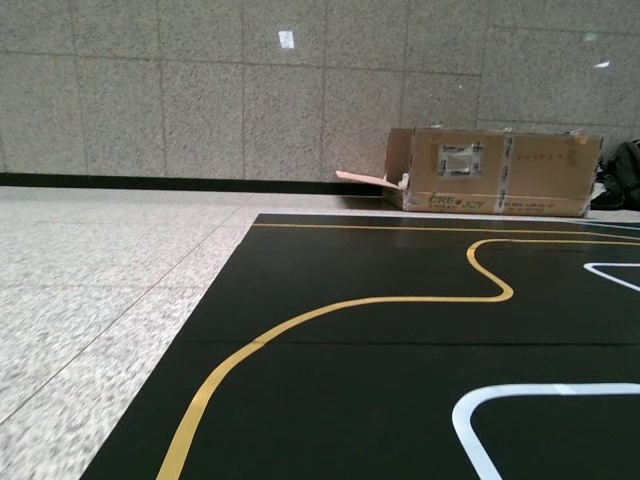
#> input picture notebook/line_avi_dataset/data/images/test/extracted_10f/04_0003.jpg, 640 x 480 px, given in place of 01_0015.jpg, which was not available
$ jupyter execute --allow-errors test_cv.ipynb   (text cells are left out)
#> lines starting #> are read from the running program, lines starting #| are printed output that depends on the picture; after the words box and inside, x2 and y2 are one past the last pixel; in counts of white or black regions, pixels touching at a corner belong together; pictures that were not available may be replaced by others from this repository, and a replacement may not be noted
[cell 1]
import cv2
import numpy as np
import os
from matplotlib import pyplot as plt

script_dir = os.getcwd()
# script_dir = os.path.dirname(os.path.abspath(__file__))
image_path = os.path.join(script_dir,'data/line_avi_dataset/data/images/train/extracted_20f','01_0015.jpg')

print(script_dir)
print(image_path)

def showimg(img1,img2, title1 = 'Original', title2 = 'Processed') : #plt로 이미지 출력을 도와주는
    img1_rgb = cv2.cvtColor(img1, cv2.COLOR_BGR2RGB) #cv는 RGR 채널을 사용하기에 plt로 보여주기 위해 RGB로 변화시킨다.
    img2_rgb = cv2.cvtColor(img2, cv2.COLOR_BGR2RGB)

    plt.figure(figsize=(12, 6))

    plt.subplot(1, 2, 1)
    plt.title(title1)
    plt.imshow(img1_rgb)
    plt.axis('off')

    plt.subplot(1, 2, 2)
    plt.title(title2)
    plt.imshow(img2_rgb)
    plt.axis('off')

    plt.show()

    return

[cell 2]
img = cv2.imread(image_path)
#> img is the input picture: shape (480, 640, 3); mean B, G, R 94.4, 101.8, 99.9
ori_img = img

if img is None:
    print(f'이미지를 열 수 없음: {image_path}')
else:
    print(f'이미지 열기 성공: {image_path}')


img = cv2.resize(img, (640, 480))  # 크기 조정
img = cv2.GaussianBlur(img, (5, 5), 0)  # 노이즈 제거

showimg(ori_img, img)
#> in showimg, `plt.show()`:
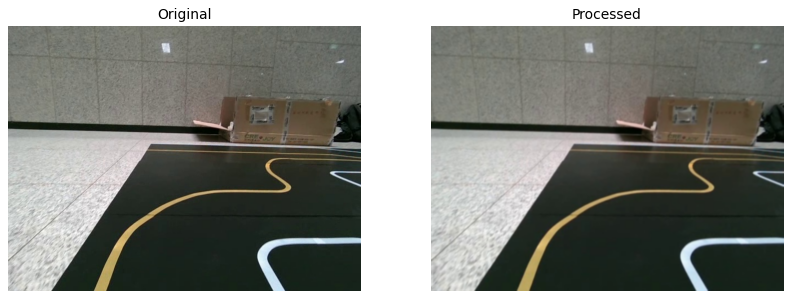
#> figure drawn by matplotlib, 2 panels

[cell 3]
#색공간 변경 HLS로 white 검출, HSV로 노란색 차선 검출
hls = cv2.cvtColor(img, cv2.COLOR_BGR2HLS)
#> hls: shape (480, 640, 3); mean of channels 0, 1, 2 48.4, 98.7, 26.6
hsv = cv2.cvtColor(img, cv2.COLOR_BGR2HSV)
#> hsv: shape (480, 640, 3); mean H, S, V 48.5, 40.6, 104.1

# 흰색 차선 (HLS) - 높은 L = 흰색
lower_white = np.array([0, 150, 0])
upper_white = np.array([180, 255, 255])
mask_white = cv2.inRange(hls, lower_white, upper_white)
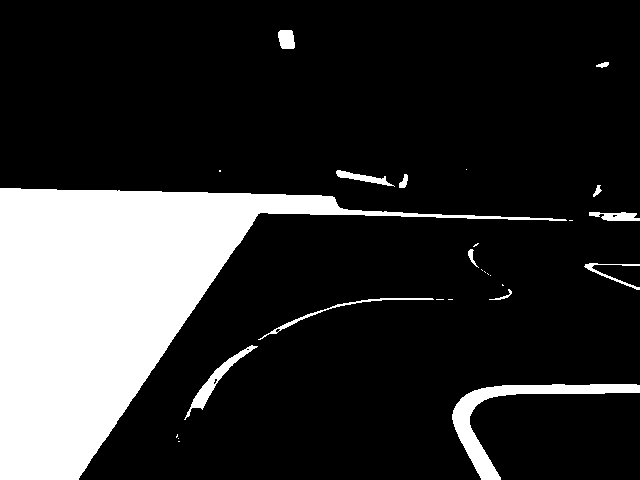
#> mask_white: shape (480, 640); 19.2% white; 27 white regions (14 under 20 px), largest, box (x1, y1, x2, y2) and area: (0, 188, 567, 480) 53104, (452, 384, 640, 480) 3198, (184, 345, 258, 420) 780

# 노란색 차선 (HSV) - 10~40의 H 노란색
lower_yellow = np.array([10, 50, 50])
upper_yellow = np.array([40, 255, 255])
mask_yellow = cv2.inRange(hsv, lower_yellow, upper_yellow)
#> mask_yellow: shape (480, 640); 8.7% white; 31 white regions (25 under 20 px), largest, box (x1, y1, x2, y2) and area: (379, 128, 603, 218) 14577, (155, 219, 640, 480) 11840, (376, 156, 387, 175) 87, (345, 196, 366, 208) 87, (340, 179, 357, 183) 47, (369, 208, 391, 210) 27

showimg(mask_white,mask_yellow, 'w', 'y')
#> call 2 of showimg, with title1 = 'w', title2 = 'y'
#> in showimg (call 2), `plt.show()`:
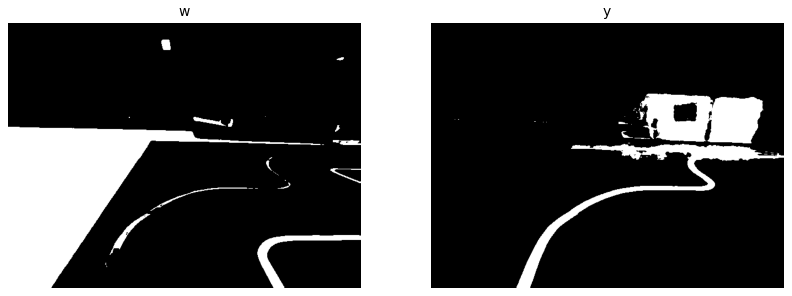
#> figure drawn by matplotlib, 2 panels

[cell 4]
mask_lane = cv2.bitwise_or(mask_white,mask_yellow)
#> mask_lane: shape (480, 640); 27.5% white; 41 white regions (28 under 20 px), largest, box (x1, y1, x2, y2) and area: (0, 188, 567, 480) 53104, (336, 128, 603, 218) 14990, (155, 219, 640, 480) 11840
showimg(img,mask_lane)

[cell 5]
temp = mask_lane
temp = cv2.GaussianBlur(temp, (3, 3), 0)  # 노이즈 제거
temp = cv2.Canny(temp, 50, 150)
#> temp: shape (480, 640); 1.9% white in thin lines or dots
mask_lane = cv2.Canny(mask_lane, 50, 150)
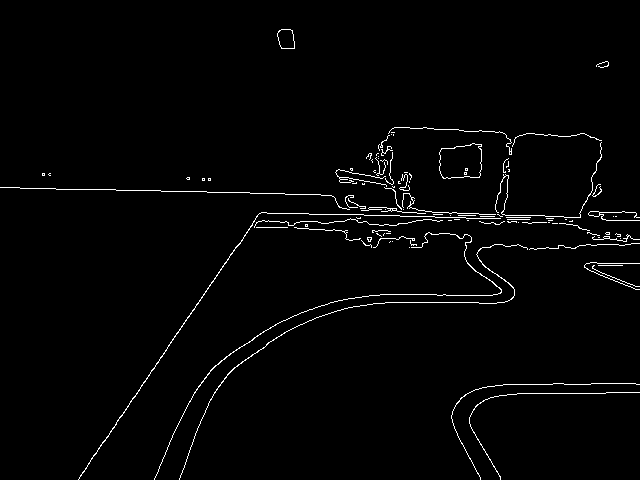
#> mask_lane: shape (480, 640); 1.8% white in thin lines or dots
showimg(mask_lane,temp)
#> in showimg (call 4), `img1_rgb = cv2.cvtColor(img1, cv2.COLOR_BGR2RGB)`: img1_rgb: shape (480, 640, 3); 1.8% white in thin lines or dots
#> in showimg (call 4), `img2_rgb = cv2.cvtColor(img2, cv2.COLOR_BGR2RGB)`: img2_rgb: shape (480, 640, 3); 1.9% white in thin lines or dots

[cell 6]
print(mask_lane.shape) # heigh,width 튜플을 반환
#| (480, 640)
h , w = mask_lane.shape
#> h = 480; w = 640

w_ratio_1 = 0.95  #roi mask가 전체 가로에서 얼마나 차지할지 비율 지정, 사다리꼴의 밑변 비율
w_ratio_2 = 0.6  #roi mask가 전체 가로에서 얼마나 차지할지 비율 지정, 사다리꼴의 윗변 비율
h_ratio = 0.6  #roi mask가 전체 세로에서 얼마나 차지할지 비율 지정

# opecn마스크는 좌상단이 원점임 x는 우측으로 증가, y는 아래로 증가

bottom_left_x = int(w * ((1 - w_ratio_1)/2))
#> bottom_left_x = 16
bottom_right_x = int( w * ((1 + w_ratio_1)/2))
#> bottom_right_x = 624

top_left_x = int(w * ((1 - w_ratio_2)/2))
#> top_left_x = 128
top_right_x = int(w * ((1 + w_ratio_2)/2))
#> top_right_x = 512

bottom_y = h
#> bottom_y = 480
top_y = h * h_ratio
#> top_y = 288


roi_point = np.array([
    [bottom_left_x, bottom_y], # 좌하단
    [ top_left_x, top_y ], # 좌상단
    [top_right_x, top_y], #우상단
    [bottom_right_x , bottom_y] # 우하단

], dtype = np.int32)


# 전부 0인 마스크 생성
roi_mask = np.zeros((h,w), dtype = np.uint8)
# 255로 채우기
cv2.fillPoly(roi_mask, [roi_point], 255)
#> roi_mask: shape (480, 640); 31.1% white; 1 white region, box (x1, y1, x2, y2) and area: (16, 288, 625, 480) 95424

showimg(mask_lane,roi_mask)

[cell 7]
roi_img = cv2.bitwise_and(mask_lane, roi_mask)
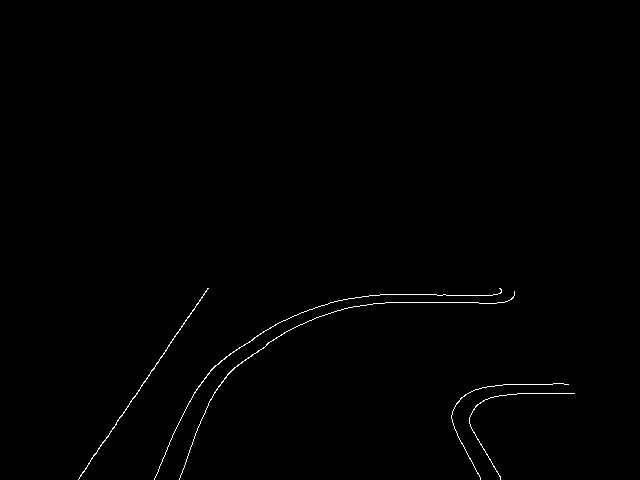
#> roi_img: shape (480, 640); 0.5% white in thin lines or dots, all inside (x1, y1, x2, y2) = (78, 288, 575, 480)
showimg(img,roi_img)

[cell 8]
class ROISelector:
    def __init__(self, window_name, image):
        self.window_name = window_name
        self.image = image.copy()
        self.clone = image.copy()
        self.points = []
        self.done = False

        cv2.namedWindow(self.window_name)
        cv2.setMouseCallback(self.window_name, self.mouse_event)

    # [11 lines left out: function mouse_event, not called in this run]

    def get_points(self):
        # ROI 선택 완료 시 좌표 반환
        while not self.done:
            cv2.imshow(self.window_name, self.image)
            key = cv2.waitKey(1) & 0xFF
#> (key q is pressed here)
            # ESC 키 눌러서 종료 가능
            if key == 27:
                break

        cv2.destroyWindow(self.window_name)
        return self.points

# 사용 예시

selector = ROISelector("Select ROI - Click 4 points", img)

roi_points = selector.get_points() #좌하단 좌상단 우상단 우하단을 순서대로 클릭
#> roi_points = []

if len(roi_points) == 4:
    print("Selected points:", roi_points)
else:
    print("ROI selection cancelled or incomplete")

[cell 9]
roi_ary = np.array(roi_points, dtype = np.int32)
#> roi_ary = empty array
print(roi_ary)

h , w = mask_lane.shape
# 전부 0인 마스크 생성
roi_mask = np.zeros((h,w), dtype = np.uint8)
# 255로 채우기
#> (the rest of this cell did not finish here and is left out)

[cell 10]
class ROISelector:
    def __init__(self, window_name, image):
        self.window_name = window_name
        self.image = image.copy()
        self.clone = image.copy()
        self.points = []
        self.done = False

        cv2.namedWindow(self.window_name)
        cv2.setMouseCallback(self.window_name, self.mouse_event)

    # [11 lines left out: function mouse_event, not called in this run]

    def get_points(self):
        # ROI 선택 완료 시 좌표 반환
        while not self.done:
            cv2.imshow(self.window_name, self.image)
            key = cv2.waitKey(1) & 0xFF
#> (key q is pressed here)
            # ESC 키 눌러서 종료 가능
            if key == 27:
                break

        cv2.destroyWindow(self.window_name)
        return self.points

# 사용 예시

selector = ROISelector("Select ROI - Click 4 points", img)

roi_points = selector.get_points() #좌하단 좌상단 우상단 우하단을 순서대로 클릭

if len(roi_points) == 4:
    print("Selected points:", roi_points)
else:
    print("ROI selection cancelled or incomplete")


roi_ary = np.array(roi_points, dtype = np.int32)
print(roi_ary)

#> (a cell that did not finish here is left out)

#> (a cell that did not finish here is left out)

[cell 13]
# bird's eye view를 적용할 roi를 받아옴 (좌상단 우상한 우하단 좌하단)
src = roi_ary.astype(np.float32)
#> src = empty array


# 변환할 직사각형 영역 정의
width, height = 500, 430
dst = np.float32([[0, 0], [width, 0], [width, height], [0, height]]) #시계방향 포인트 지정

# 투시 변환 행렬 계산
#> (the rest of this cell did not finish here and is left out)

#> (a cell that did not finish here is left out)

#> (a cell that did not finish here is left out)

#> (a cell that did not finish here is left out)

[cell 17]
import cv2
import numpy as np
import os
from matplotlib import pyplot as plt
from typing import List, Optional, Union, Dict, Tuple, Callable


def process_img_1( #색공간을 활용한
    img: np.ndarray,
    Gaussain_kernel_size : int = 7,
    white_thresh: Tuple[np.ndarray, np.ndarray] = (np.array([0, 200, 0]), np.array([180, 255, 255])),
    yellow_thresh: Tuple[np.ndarray, np.ndarray] = (np.array([10, 50, 50]), np.array([40, 255, 255]))
) -> np.ndarray:
    """
    매개변수 img는 shape (H, W, 3), dtype uint8의 컬러 이미지입니다.
    """
#> called with Gaussain_kernel_size = 7, white_thresh = ([0, 200, 0], [180, 255, 255]), yellow_thresh = ([10, 50, 50], [40, 255, 255])

    if img is None:
        raise ValueError("이미지가 입력되지 않음")
    if Gaussain_kernel_size % 2 == 0 :
        raise ValueError("가우시안 커널은 홀수여야만 합니다.")


    img = cv2.resize(img, (640, 480))  # 크기 조정
    img = cv2.GaussianBlur(img, (Gaussain_kernel_size, Gaussain_kernel_size), 0)  # 노이즈 제거
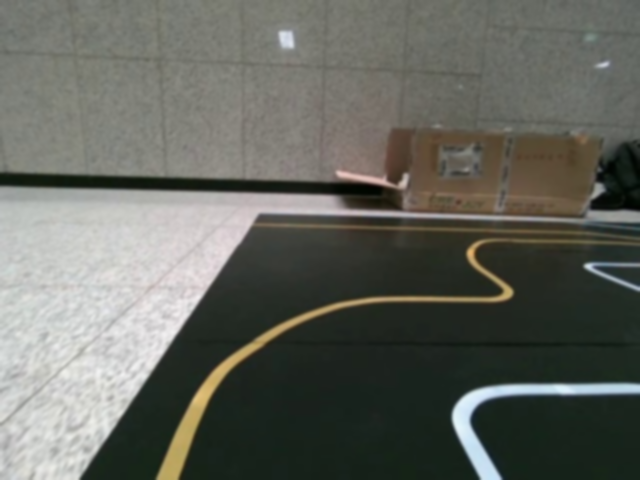
#> img: shape (480, 640, 3); mean B, G, R 94.4, 101.8, 99.9

    #색공간 변경 HLS로 white 검출, HSV로 노란색 차선 검출
    hls = cv2.cvtColor(img, cv2.COLOR_BGR2HLS)
#> hls: shape (480, 640, 3); mean of channels 0, 1, 2 48.3, 98.7, 26.2
    hsv = cv2.cvtColor(img, cv2.COLOR_BGR2HSV)
#> hsv: shape (480, 640, 3); mean H, S, V 48.3, 40.3, 104.1

    # 흰색 차선 (HLS) - 높은 L = 흰색
    mask_white = cv2.inRange(hls, white_thresh[0], white_thresh[1])
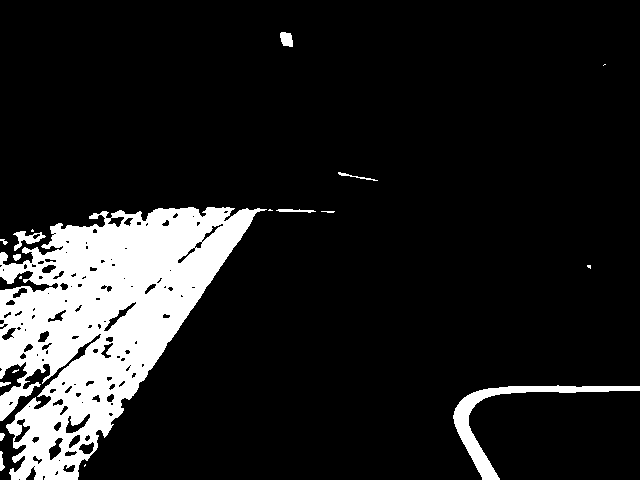
#> mask_white: shape (480, 640); 12.8% white; 19 white regions (7 under 20 px), largest, box (x1, y1, x2, y2) and area: (0, 207, 267, 480) 36016, (453, 385, 640, 480) 2425, (13, 231, 46, 251) 253

    # 노란색 차선 (HSV) - 10~40의 H 노란색
    mask_yellow = cv2.inRange(hsv, yellow_thresh[0], yellow_thresh[1])
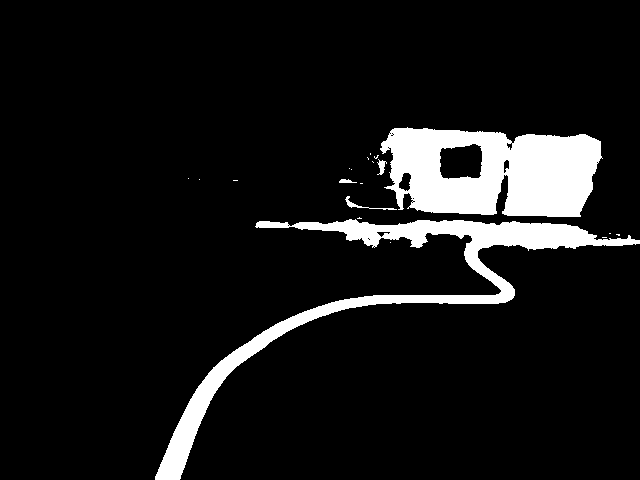
#> mask_yellow: shape (480, 640); 8.9% white; 20 white regions (15 under 20 px), largest, box (x1, y1, x2, y2) and area: (380, 127, 603, 217) 14606, (155, 219, 640, 480) 12366, (345, 196, 397, 210) 114, (377, 159, 387, 175) 79, (339, 179, 357, 183) 48

    #showimg(mask_white,mask_yellow)

    img_conv = cv2.bitwise_or(mask_white,mask_yellow)
#> img_conv: shape (480, 640); 21.7% white; 39 white regions (22 under 20 px), largest, box (x1, y1, x2, y2) and area: (0, 207, 267, 480) 36016, (380, 127, 603, 217) 14606, (155, 219, 640, 480) 12366
    img_conv = cv2.Canny(img_conv, 50, 150)
#> img_conv: shape (480, 640); 2.6% white in thin lines or dots

    return img_conv

def process_img_2( #roi / bird's eyes view
    img: np.ndarray,
    roi_nparry : np.ndarray,
    bev_roi_nparry : np.ndarray,
    bev_dst : Tuple[int,int] = (500,430)
) -> np.ndarray:
    """
    매개변수 img는 shape (H, W, 3), dtype uint8의 컬러 이미지입니다.
    """
#> called with roi_nparry = array of shape (4, 2), bev_roi_nparry = array of shape (4, 2), bev_dst = (500, 430)

    if img is None:
        raise ValueError("이미지가 입력되지 않음")

    h , w = img.shape
#> h = 480; w = 640
    # 전부 0인 마스크 생성
    roi_mask = np.zeros((h,w), dtype = np.uint8)
    # 255로 채우기
    cv2.fillPoly(roi_mask, [roi_nparry], 255)
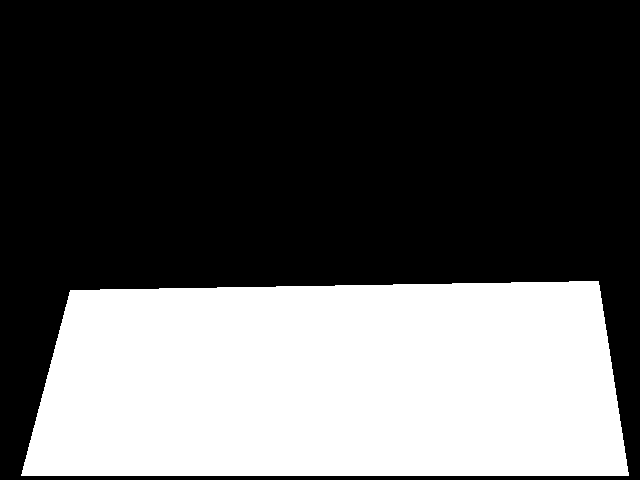
#> roi_mask: shape (480, 640); 35.2% white; 1 white region, box (x1, y1, x2, y2) and area: (21, 281, 629, 476) 108255
    img_conv = cv2.bitwise_and(img, roi_mask)
#> img_conv: shape (480, 640); 0.93% white in thin lines or dots, all inside (x1, y1, x2, y2) = (28, 283, 616, 476)
    #showimg(img,img_conv)


    src = bev_roi_nparry.astype(np.float32)
    width, height = bev_dst
    dst = np.float32([[0, 0], [width, 0], [width, height], [0, height]]) #시계방향 포인트 지정

    # 투시 변환 행렬 계산
    M = cv2.getPerspectiveTransform(src, dst)

    # 원근 변환 적용
    img_conv = cv2.warpPerspective(img_conv, M, (width, height))
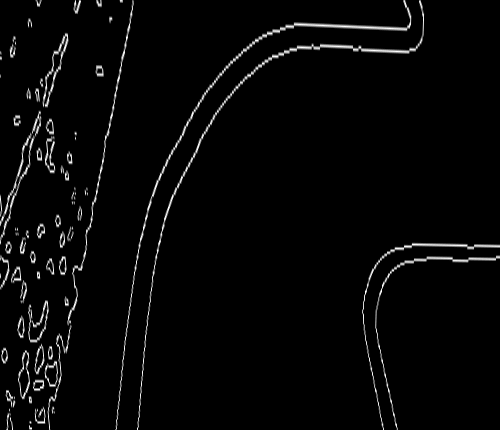
#> img_conv: shape (430, 500); min 0, max 255, mean 7
    # 결과 출력
    #showimg(img,img_conv)

    return img_conv
def init_kalman():
    kf = cv2.KalmanFilter(3, 3)
    kf.transitionMatrix = np.eye(3, dtype=np.float32)
    kf.measurementMatrix = np.eye(3, dtype=np.float32)
    kf.processNoiseCov = np.eye(3, dtype=np.float32) * 1e-4
    kf.measurementNoiseCov = np.eye(3, dtype=np.float32) * 1e-2
    kf.errorCovPost = np.eye(3, dtype=np.float32)
    kf.statePost = np.zeros((3,1), dtype=np.float32)
    return kf

# [148 lines left out: functions update_kalman, sliding_window_search_around, not called in this run]

left_kf = init_kalman()
right_kf = init_kalman()
